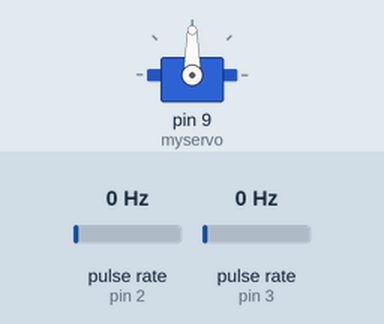
Simulated run of this sketch. Board: Arduino Uno, built with avr-gcc and run on an emulated ATmega328P. Shown: servo. Wiring (inferred from the names in the program): 2 × pulse sensor: data pin 2 / data pin 3. The inputs (shaded band) are chosen by the test bench; at power-on: pulse rate (sensors on pin 2, pin 3) 0 Hz. What the sketch prints to the serial monitor is not drawn.

Above: at 1.2 s.
1.3 s: pulse rate (sensor on pin 2) set to 4 Hz
At 3.4 s:
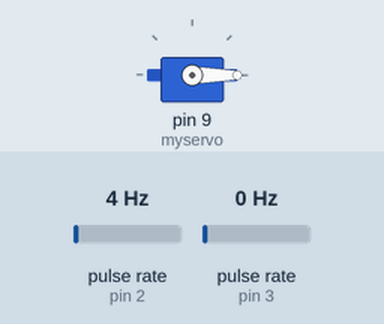
Timing chart, 0 to 4.9 s (numbered marks = the images above; inputs shaded):
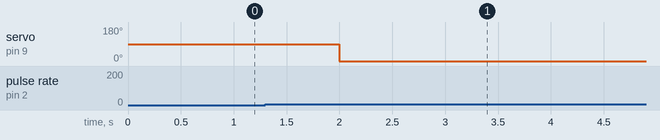

The sketch:

Servo_Encoder.ino
```cpp
#include <Servo.h>
//these pins can not be changed 2/3 are special pins
int encoderPin1 = 2;
int encoderPin2 = 3;

Servo myservo;

int servopos = 0;

volatile int lastEncoded = 0;
volatile long pos = 0;

long lastencoderValue = 0;

int lastMSB = 0;
int lastLSB = 0;

void setup() {
  Serial.begin (9600);

  myservo.attach(9);

  pinMode(encoderPin1, INPUT);
  pinMode(encoderPin2, INPUT);

  digitalWrite(encoderPin1, HIGH); //turn pullup resistor on
  digitalWrite(encoderPin2, HIGH); //turn pullup resistor on

  //call updateEncoder() when any high/low changed seen
  //on interrupt 0 (pin 2), or interrupt 1 (pin 3)
  attachInterrupt(0, updateEncoder, CHANGE);
  attachInterrupt(1, updateEncoder, CHANGE);

}

void loop(){

if(servopos < 0)

for(servopos > pos; servopos = pos; pos -=1){
  myservo.write(servopos * -1);
  delay(5);
}

for(servopos < pos; servopos = pos; pos +=1){
  myservo.write(servopos * -1);
  delay(5);
}
;


if(servopos > 0)

for(servopos > pos; servopos = pos; servopos -=1){
  myservo.write(servopos);
  delay(5);
}

for(servopos < pos; servopos = pos; servopos +=1){
  myservo.write(servopos);
  delay(5);
}
;


  Serial.println(pos);
  delay(1000); //just here to slow down the output, and show it will work  even during a delay
  Serial.println(servopos);
  delay(1000);
}


void updateEncoder(){
  int MSB = digitalRead(encoderPin1); //MSB = most significant bit
  int LSB = digitalRead(encoderPin2); //LSB = least significant bit

  int encoded = (MSB << 1) |LSB; //converting the 2 pin value to single number
  int sum  = (lastEncoded << 2) | encoded; //adding it to the previous encoded value

  if(sum == 0b1101 || sum == 0b0100 || sum == 0b0010 || sum == 0b1011) pos ++;
  if(sum == 0b1110 || sum == 0b0111 || sum == 0b0001 || sum == 0b1000) pos --;

  lastEncoded = encoded; //store this value for next time

}
```

Measured:
- after the input at 1.3 s, servo on pin 9 (myservo): 90° → 0° after 0.70 s
